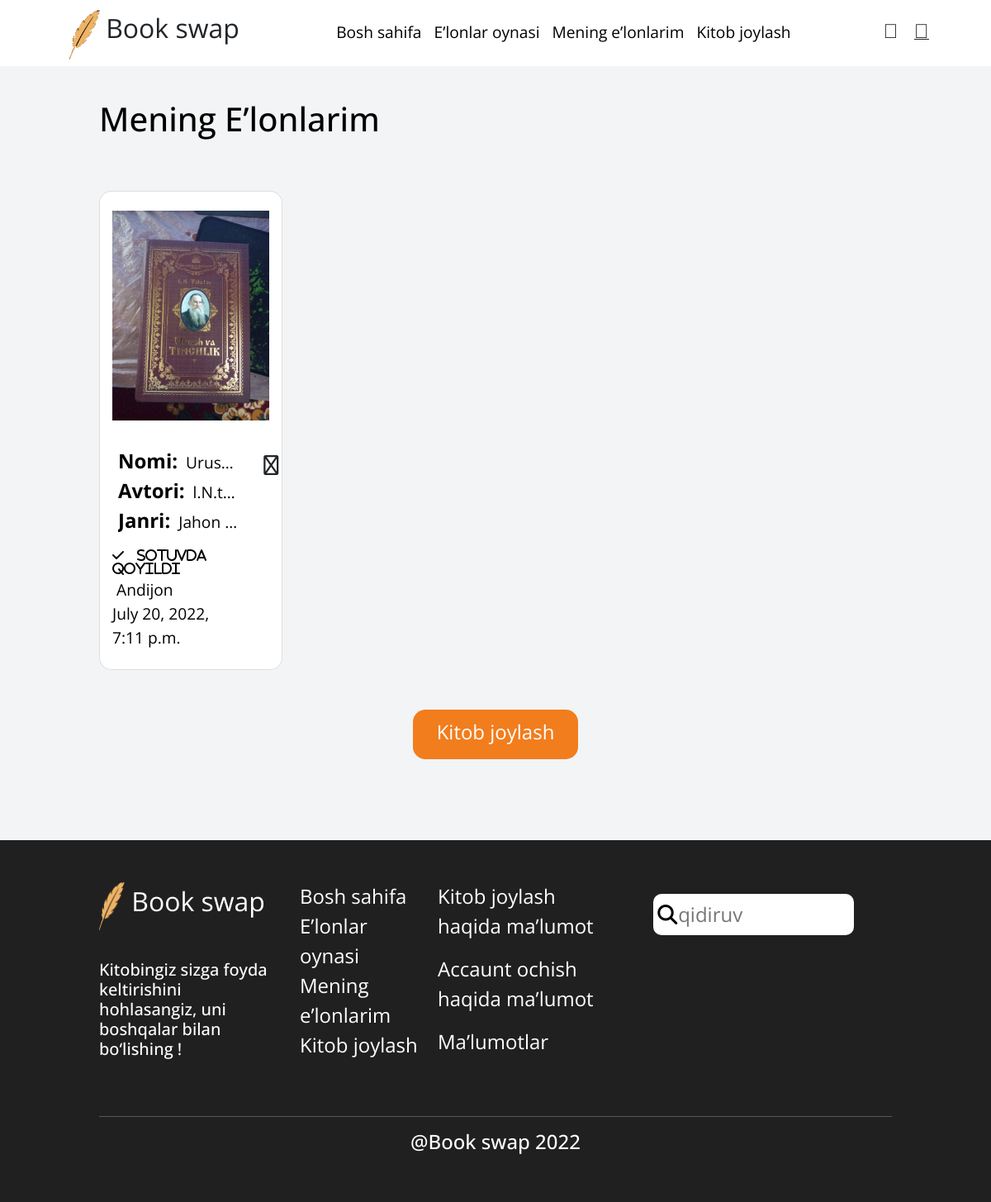
/mybooks/ (signed in), run on an earlier commit of the app's database.
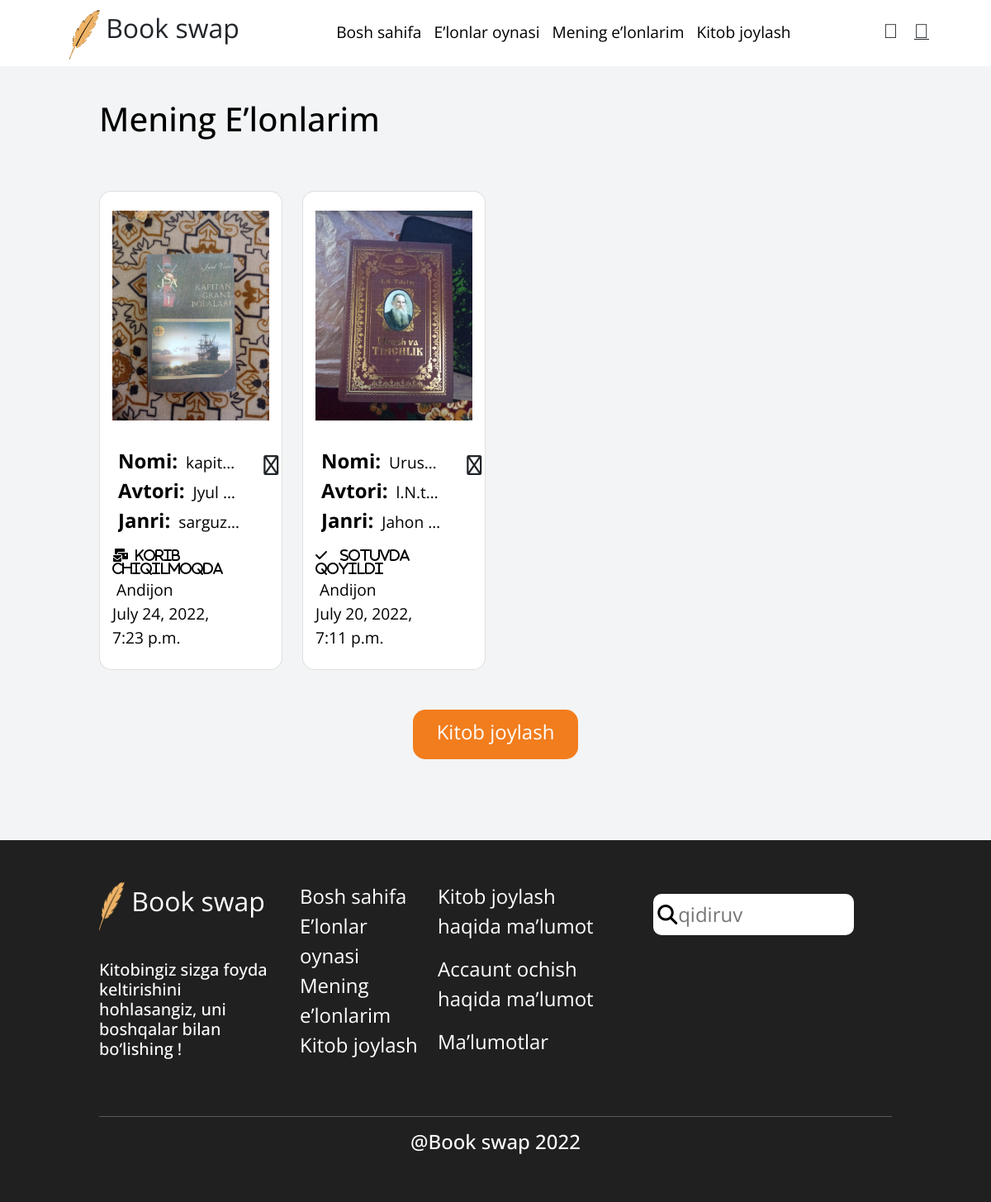
And on a later commit of the database.
### main/models.py (models this page shows, shortened)
class Book(models.Model):
    ADDRESS = (
		('Andijon', 'Andijon'),
		('Namangan', 'Namangan'),
		('Samarqand', 'Samarqand'),
		('Tashkent', 'Tashkent'),
		('Jizzax', 'Jizzax'),
		('Surxondaryo', 'Surxondaryo'),
		('Navoiy', 'Navoiy'),
		('Xorazm', 'Xorazm'),
		('Qashqadaryo', 'Qashqadaryo'),
		('Buxoro', 'Buxoro'),
		('Sirdaryo', 'Sirdaryo'),
		('Fargona', 'Fargona'),
	)
    author = models.ForeignKey(User, on_delete=models.CASCADE, related_name="books", default=None, null=True)
    slug = models.SlugField("Slug", max_length=256, blank=True, unique=True)
    title = models.CharField("Title", max_length=256)
    author_pen = models.CharField("Book Author", max_length=100)
    location = models.CharField('loacation', max_length=256,  choices=ADDRESS)
    genre = models.ForeignKey(Genre, on_delete=models.CASCADE, related_name="books", default=None, null=True)
    description = models.TextField("Description", max_length=200)
    image = models.ImageField("Image", upload_to="book_images")
    created_at = models.DateTimeField("Created time", auto_now_add=True)
    likes_count = models.PositiveIntegerField("Likes", default=0)
    is_checked = models.BooleanField()
    is_ban = models.BooleanField()
    class Meta:
        ordering = ['-id']
        db_table = "book"
        unique_together = ["slug"]
        verbose_name = "book"
        verbose_name_plural = "books"

class Genre(models.Model):
    title = models.CharField("Title", max_length=256)
    slug = models.SlugField("Slug", max_length=256, blank=True)
    def __str__(self):
        return f"{self.title}"
    class Meta:
        db_table = "genre"
        verbose_name = "genre"
        verbose_name_plural = "genres"

### account/models.py (models this page shows, shortened)
class User(AbstractUser):
	GENDER = (
		('Ayol', 'Ayol'),
		('Erkak', 'Erkak'),
	)
	ADDRESS = (
		('Andijon', 'Andijon'),
		('Namangan', 'Namangan'),
		('Samarqand', 'Samarqand'),
		('Tashkent', 'Tashkent'),
		('Jizzax', 'Jizzax'),
		('Surxondaryo', 'Surxondaryo'),
		('Navoiy', 'Navoiy'),
		('Xorazm', 'Xorazm'),
		('Qashqadaryo', 'Qashqadaryo'),
		('Buxoro', 'Buxoro'),
		('Sirdaryo', 'Sirdaryo'),
		('Fargona', 'Fargona'),
	)
	name = models.CharField("Name", max_length=256)
	surname = models.CharField("Surname", max_length=256)
	username = models.CharField("Username", max_length=256, unique=True, null=True)
	age = models.PositiveIntegerField("Age", null=True)
	phone = models.CharField("Phone", max_length=18)
	avatar = models.ImageField("Image", upload_to="user-images/", null=True, blank=True, default='default.png')
	gender = models.CharField("Gender", max_length=128, choices=GENDER)
	address = models.CharField("Address", max_length=128, choices=ADDRESS)
	created_at = models.DateTimeField("Created at", auto_now_add=True)
	updated_at = models.DateTimeField("Updated_at", auto_now=True)
	USERNAME_FIELD = "username"
	first_name = None
	last_name = None
	class Meta:
		db_table = "user"
		verbose_name = "user"
		verbose_name_plural = "users"

### main/views.py (the view)
# urls.py: path('mybooks/', views.MyBookView, name="my-book"),
@login_required(login_url='/profile/login/')
def MyBookView(request):
    author_book = Book.objects.select_related('genre', 'author').filter(author= request.user)
    return render(request, 'advert/my_advert.html', {"object": author_book})

### templates/advert/my_advert.html (shortened to what this page needs)
{% extends "advert/base.html" %}
{% load static %}
{% block content %}
  <header>
    <section>
      <h1>Mening E’lonlarim</h1>
      <div class="edit-section mt-5">
          <div class="row">
              {% for  book in  object %}
              <div class="col-lg-4 col-xl-3 col-md-6 col-sm-6 col-12">
                  <div class="card">
                      <a href="{% url 'main:detail' book.slug%}" style="text-decoration: none;" class="text-dark">
                        <img src="{{ book.image.url}}" alt="" style="    width: 100%;  max-height: 300px;">
                    </a>
                    <div class="row">
                        <div class="col-10">
                          <ul>
                              <li>
                                  <strong>Nomi:</strong>
                                  <span>{{ book.title}}</span>
                              </li>
                              <li>
                                  <strong>Avtori:</strong>
                                  <span>{{ book.author_pen}}</span>
                              </li>
                              <li>
                                  <strong>Janri:</strong>
                                  <span>{{ book.genre}}</span>
                              </li>
                          </ul>
                          {% if book.is_checked %}
                          <span class="fa-solid fa-check">&nbsp &nbsp Sotuvda qoyildi</span>
                          {% endif %}
                          {% if not book.is_checked and not book.is_ban %}
                                <span class="fa-solid fa-envelopes-bulk">&nbsp korib chiqilmoqda</span>
                          {% endif %}
                          <br>
                          <span class="about-box">{{book.author.address}} <br> {{book.created_at}}</span>
                      </div>
                      <div class="col-2">
                          <i class="fa-solid fa-ellipsis-vertical dropdown-button p-1 btn"></i>
                      </div>
                  </div>
                  </div>
              </div>
             {% endfor %}
          </div>
      </div>
  </section>
    <center>
      <a href="{% url 'main:create-book' %}" class="btn btn-orange mt-5 mb-5">Kitob joylash</a>
    </center>
  </header>
  {% endblock %}

What changed in the data, as far as the page shows it:
added Book: image (picture), title "kapit…", author_pen "Jyul…", genre "sargu…", is_checked "korib chiqilmoqda", author.address "Andijon", created_at "July 24, 2022, 7:23 p.m."
